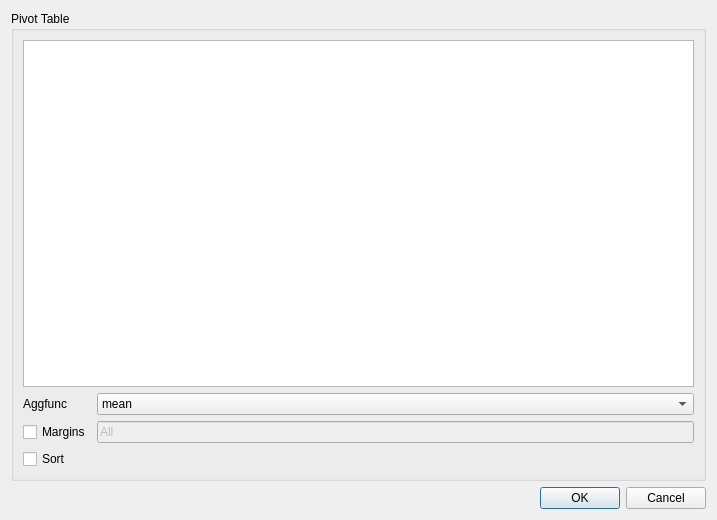
<?xml version="1.0" encoding="UTF-8"?>
<ui version="4.0">
 <class>DADialogCreatePivotTable</class>
 <widget class="QDialog" name="DADialogCreatePivotTable">
  <property name="geometry">
   <rect>
    <x>0</x>
    <y>0</y>
    <width>717</width>
    <height>520</height>
   </rect>
  </property>
  <property name="windowTitle">
   <string>Dialog</string>
  </property>
  <layout class="QVBoxLayout" name="verticalLayout">
   <item>
    <widget class="QGroupBox" name="groupBoxDADialogDataFrameInterpolate">
     <property name="title">
      <string>Pivot Table</string>
     </property>
     <layout class="QGridLayout" name="gridLayout">
      <item row="3" column="0">
       <widget class="QCheckBox" name="checkBoxMargins">
        <property name="text">
         <string>Margins</string>
        </property>
       </widget>
      </item>
      <item row="1" column="0">
       <widget class="QLabel" name="labelAggfunc">
        <property name="text">
         <string>Aggfunc</string>
        </property>
       </widget>
      </item>
      <item row="1" column="1">
       <widget class="QComboBox" name="comboBoxAggfunc">
        <item>
         <property name="text">
          <string>mean</string>
         </property>
        </item>
        <item>
         <property name="text">
          <string>sum</string>
         </property>
        </item>
        <item>
         <property name="text">
          <string>size</string>
         </property>
        </item>
       </widget>
      </item>
      <item row="3" column="1">
       <widget class="QLineEdit" name="lineEditMarginsName">
        <property name="enabled">
         <bool>false</bool>
        </property>
        <property name="autoFillBackground">
         <bool>false</bool>
        </property>
        <property name="text">
         <string>All</string>
        </property>
       </widget>
      </item>
      <item row="0" column="0" colspan="2">
       <widget class="QTableView" name="tableViewParameter"/>
      </item>
      <item row="4" column="0" colspan="2">
       <widget class="QCheckBox" name="checkBoxSort">
        <property name="text">
         <string>Sort</string>
        </property>
       </widget>
      </item>
     </layout>
    </widget>
   </item>
   <item>
    <layout class="QHBoxLayout" name="horizontalLayout">
     <item>
      <spacer name="horizontalSpacer_2">
       <property name="orientation">
        <enum>Qt::Orientation::Horizontal</enum>
       </property>
       <property name="sizeHint" stdset="0">
        <size>
         <width>40</width>
         <height>20</height>
        </size>
       </property>
      </spacer>
     </item>
     <item>
      <widget class="QPushButton" name="pushButtonOK">
       <property name="text">
        <string>OK</string>
       </property>
       <property name="icon">
        <iconset resource="../icon.qrc">
         <normaloff>:/DAGui/icon/accept.svg</normaloff>:/DAGui/icon/accept.svg</iconset>
       </property>
       <property name="default">
        <bool>true</bool>
       </property>
      </widget>
     </item>
     <item>
      <widget class="QPushButton" name="pushButtonCancel">
       <property name="text">
        <string>Cancel</string>
       </property>
       <property name="icon">
        <iconset resource="../icon.qrc">
         <normaloff>:/DAGui/icon/cancel.svg</normaloff>:/DAGui/icon/cancel.svg</iconset>
       </property>
      </widget>
     </item>
    </layout>
   </item>
  </layout>
 </widget>
 <resources>
  <include location="../icon.qrc"/>
 </resources>
 <connections>
  <connection>
   <sender>pushButtonOK</sender>
   <signal>clicked()</signal>
   <receiver>DADialogCreatePivotTable</receiver>
   <slot>accept()</slot>
   <hints>
    <hint type="sourcelabel">
     <x>343</x>
     <y>231</y>
    </hint>
    <hint type="destinationlabel">
     <x>154</x>
     <y>130</y>
    </hint>
   </hints>
  </connection>
  <connection>
   <sender>pushButtonCancel</sender>
   <signal>clicked()</signal>
   <receiver>DADialogCreatePivotTable</receiver>
   <slot>reject()</slot>
   <hints>
    <hint type="sourcelabel">
     <x>429</x>
     <y>231</y>
    </hint>
    <hint type="destinationlabel">
     <x>311</x>
     <y>115</y>
    </hint>
   </hints>
  </connection>
  <connection>
   <sender>checkBoxMargins</sender>
   <signal>toggled(bool)</signal>
   <receiver>lineEditMarginsName</receiver>
   <slot>setEnabled(bool)</slot>
   <hints>
    <hint type="sourcelabel">
     <x>37</x>
     <y>172</y>
    </hint>
    <hint type="destinationlabel">
     <x>185</x>
     <y>174</y>
    </hint>
   </hints>
  </connection>
 </connections>
</ui>
